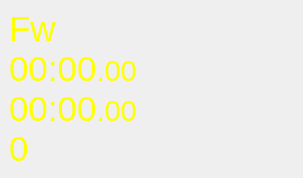
<?xml version="1.0" encoding="UTF-8"?>
<ui version="4.0">
 <class>DisplayInfoDialog</class>
 <widget class="QDialog" name="DisplayInfoDialog">
  <property name="geometry">
   <rect>
    <x>0</x>
    <y>0</y>
    <width>303</width>
    <height>154</height>
   </rect>
  </property>
  <property name="sizePolicy">
   <sizepolicy hsizetype="Preferred" vsizetype="Preferred">
    <horstretch>0</horstretch>
    <verstretch>0</verstretch>
   </sizepolicy>
  </property>
  <property name="windowTitle">
   <string>信息展示</string>
  </property>
  <property name="windowIcon">
   <iconset resource="../resource.qrc">
    <normaloff>:/image/ic_icon.png</normaloff>:/image/ic_icon.png</iconset>
  </property>
  <layout class="QVBoxLayout" name="verticalLayout">
   <property name="spacing">
    <number>0</number>
   </property>
   <property name="leftMargin">
    <number>0</number>
   </property>
   <property name="topMargin">
    <number>0</number>
   </property>
   <property name="rightMargin">
    <number>0</number>
   </property>
   <property name="bottomMargin">
    <number>0</number>
   </property>
   <item>
    <widget class="QWidget" name="widget" native="true">
     <layout class="QVBoxLayout" name="verticalLayout_2">
      <item>
       <layout class="QVBoxLayout" name="mainLayout">
        <property name="spacing">
         <number>0</number>
        </property>
        <item>
         <widget class="QLabel" name="labFirewall">
          <property name="sizePolicy">
           <sizepolicy hsizetype="Minimum" vsizetype="Preferred">
            <horstretch>0</horstretch>
            <verstretch>0</verstretch>
           </sizepolicy>
          </property>
          <property name="font">
           <font>
            <pointsize>26</pointsize>
           </font>
          </property>
          <property name="styleSheet">
           <string notr="true">color: rgb(255, 255, 0);</string>
          </property>
          <property name="text">
           <string notr="true">Fw</string>
          </property>
         </widget>
        </item>
        <item>
         <widget class="QLabel" name="labAutoTimer">
          <property name="sizePolicy">
           <sizepolicy hsizetype="Minimum" vsizetype="Preferred">
            <horstretch>0</horstretch>
            <verstretch>0</verstretch>
           </sizepolicy>
          </property>
          <property name="styleSheet">
           <string notr="true">color: rgb(255, 255, 0);</string>
          </property>
          <property name="text">
           <string notr="true">&lt;html&gt;&lt;head/&gt;&lt;body&gt;&lt;p&gt;&lt;span style=&quot; font-size:26pt;&quot;&gt;00:00&lt;/span&gt;&lt;span style=&quot; font-size:22pt;&quot;&gt;.00&lt;/span&gt;&lt;/p&gt;&lt;/body&gt;&lt;/html&gt;</string>
          </property>
         </widget>
        </item>
        <item>
         <widget class="QLabel" name="labTimer">
          <property name="sizePolicy">
           <sizepolicy hsizetype="Minimum" vsizetype="Preferred">
            <horstretch>0</horstretch>
            <verstretch>0</verstretch>
           </sizepolicy>
          </property>
          <property name="styleSheet">
           <string notr="true">color: rgb(255, 255, 0);</string>
          </property>
          <property name="text">
           <string notr="true">&lt;html&gt;&lt;head/&gt;&lt;body&gt;&lt;p&gt;&lt;span style=&quot; font-size:26pt;&quot;&gt;00:00&lt;/span&gt;&lt;span style=&quot; font-size:22pt;&quot;&gt;.00&lt;/span&gt;&lt;/p&gt;&lt;/body&gt;&lt;/html&gt;</string>
          </property>
         </widget>
        </item>
        <item>
         <widget class="QLabel" name="labAct3Headshot">
          <property name="sizePolicy">
           <sizepolicy hsizetype="Minimum" vsizetype="Preferred">
            <horstretch>0</horstretch>
            <verstretch>0</verstretch>
           </sizepolicy>
          </property>
          <property name="font">
           <font>
            <pointsize>26</pointsize>
           </font>
          </property>
          <property name="styleSheet">
           <string notr="true">color: rgb(255, 255, 0);</string>
          </property>
          <property name="text">
           <string notr="true">0</string>
          </property>
         </widget>
        </item>
       </layout>
      </item>
      <item>
       <spacer name="verticalSpacer">
        <property name="orientation">
         <enum>Qt::Orientation::Vertical</enum>
        </property>
        <property name="sizeType">
         <enum>QSizePolicy::Policy::Expanding</enum>
        </property>
        <property name="sizeHint" stdset="0">
         <size>
          <width>20</width>
          <height>1</height>
         </size>
        </property>
       </spacer>
      </item>
     </layout>
    </widget>
   </item>
  </layout>
 </widget>
 <resources>
  <include location="../resource.qrc"/>
 </resources>
 <connections/>
</ui>
